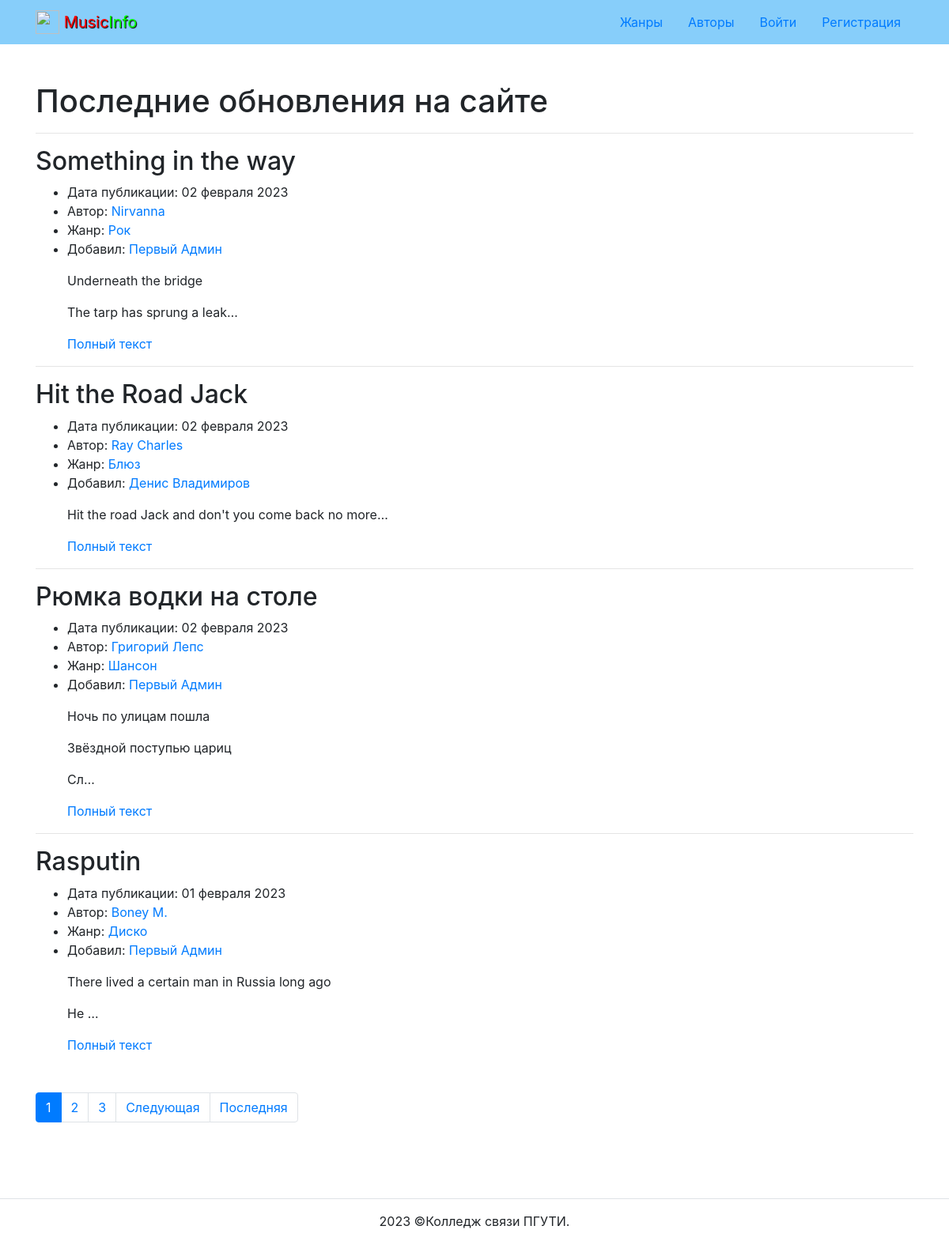
The page / on the database its author committed.
### music/models.py (models this page shows, shortened)
class Music(models.Model):
    name = models.TextField(verbose_name="название песни",)
    text = models.TextField(verbose_name="текст песни",
                            help_text='Введите текст песни')
    translation = models.TextField(verbose_name="перевод песни",
                                   help_text='Если песня не на русском языке',
                                   blank=True)
    pub_date = models.DateTimeField(auto_now_add=True,
                                    verbose_name="дата публикации")
    author_user = models.ForeignKey(
        User,
        on_delete=models.CASCADE,
        related_name='music',
        verbose_name="пользавотель")
    author = models.ForeignKey(
        Author,
        on_delete=models.CASCADE,
        related_name='music',
        verbose_name="автор песни")
    genre = models.ForeignKey(
        Genre,
        on_delete=models.CASCADE,
        related_name='music',
        verbose_name="жанр песни")
    video = EmbedVideoField(
        blank=True,
        verbose_name="видео",
        help_text='Ссылка на видео. Желательно Youtube.\
        Не все видео могут отображаться на сайте, из-за авторских прав')
    class Meta:
        ordering = ['-pub_date']

class Author(models.Model):
    name = models.TextField()
    def __str__(self) -> str:
        return self.name

class Genre(models.Model):
    name = models.CharField(max_length=2, choices=GENRE_CHOICES, default="О")
    def __str__(self) -> str:
        return self.get_name_display()

### music/views.py (the view)
# urls.py: path('', views.index, name='index'),
def index(request):
    title = 'Последние обновления на сайте'
    music_list = Music.objects.all()
    page_obj = pages(request, music_list, music_numb)
    context = {
        'title': title,
        'page_obj': page_obj,
    }
    return render(request, 'music/index.html', context)

### core/context_processors/year.py (called while the page is built)
def year(request):
    return {
        'year': timezone.now().year
    }

### music/utils.py (called while the page is built)
def pages(request, music_list, music_numb):
    paginator = Paginator(music_list, music_numb)
    page_number = request.GET.get('page')
    page_obj = paginator.get_page(page_number)
    return page_obj

### templatetags/my_tags.py (called while the page is built)
@register.filter(name='split')
def split(value):
    return value.split('\r\n')

### templates/music/index.html (shortened to what this page needs)
{% extends 'base.html' %}
{% block content %}
  <div class="container py-5">
    <h1> {{ title }} </h1>
    <hr>
      {% for music in page_obj %}
        {% include 'music/includes/music_list.html' %}
        {% if not forloop.last %}
          <hr>
        {% endif %}
      {% endfor %}
    {% include 'includes/paginator.html' %}
  </div>
{% endblock %}

### templates/base.html (shortened to what this page needs)
{% load static %}
<!DOCTYPE html>
<html lang="ru">
  <head>
    <link rel="stylesheet" href="{% static 'css/bootstrap.min.css' %}">
  </head>
  <body>
    <header>
        {% include 'includes/header.html' %}
    </header>
    <main>
        {% block content %}{% endblock %}
    </main>
    <footer class="border-top text-center py-3">
        {% include 'includes/footer.html' %}
    </footer>
  </body>
</html>

### templates/includes/header.html
{% load static %}
{% with request.resolver_match.view_name as view_name %}
<header>
  <nav class="navbar navbar-light" style="background-color: lightskyblue">
    <div class="container">
      <a class="navbar-brand" href="{% url 'music:index' %}">
        <img src="{% static 'img/logo.png' %}" width="30" height="30" class="d-inline-block align-top" alt="">
        <span style="color:red; text-shadow: 1px 1px 1px black;" >Music</span><span style="color:lime; text-shadow: 1px 1px 1px black;">Info</span>
      </a>
      <ul class="nav nav-pills">
        <li class="nav-item">
          <a class="nav-link {% if view_name  == 'music:genres' %}active{% endif %}" href="{% url 'music:genres' %}">Жанры</a>
        </li>
        <li class="nav-item">
          <a class="nav-link {% if view_name  == 'music:authors' %}active{% endif %}" href="{% url 'music:authors' %}">Авторы</a>
        </li>
        {% if user.is_authenticated %}
        <li class="nav-item">
          <a class="nav-link {% if view_name  == 'music:create' %}active{% endif %}" href="{% url 'music:create' %}">Добавить контент</a>
        </li>
        <li class="nav-item">
          <a class="nav-link link-light {% if view_name  == 'users:password_change_form' %}active{% endif %}" href="{% url 'users:password_change_form' %}">Изменить пароль</a>
        </li>
        <li class="nav-item">
          <a class="nav-link link-light  " href="{% url 'users:logout' %}">Выйти</a>
        </li>
        <li class="nav-link">
          Пользователь: {{ user.username }}
        </li>
        {% else %}
        <li class="nav-item">
          <a class="nav-link link-light {% if view_name  == 'users:login' %}active{% endif %}" href="{% url 'users:login' %}">Войти</a>
        </li>
        <li class="nav-item">
          <a class="nav-link link-light {% if view_name  == 'users:signup' %}active{% endif %}" href="{% url 'users:signup' %}">Регистрация</a>
        </li>
        {% endif %}
      </ul>
    </div>
  </nav>
</header>
{% endwith %}

### templates/music/includes/music_list.html
{% load my_tags %}
{% with request.resolver_match.view_name as view_name %}
    <article>
        <h2> {{ music.name }} </h2>
        <ul>
            <li>
                Дата публикации: {{ music.pub_date|date:"d E Y" }}
            </li>
            {% if view_name  != 'music:author' %}
                <li>
                    Автор: <a href="{% url 'music:author' music.author.id %}">{{ music.author }}</a>
                </li>
            {% endif %}
            {% if view_name  != 'music:genre' %}
                <li>
                    Жанр: <a href="{% url 'music:genre' music.genre.id %}">{{ music.genre}}</a>
                </li>
            {% endif %}
            {% if view_name  != 'music:author_user' %}
                <li>
                    Добавил: <a href="{% url 'music:author_user' music.author_user %}">{{ music.author_user.get_full_name }} </a>
                </li>
            {% endif %}
        </ul>
        <ul>
        {% for line in music.text|truncatechars:50|split%}
            <p>{{ line }}</p>
        {% endfor %}
        <a href="{% url 'music:music_detail' music.pk %}">Полный текст </a>
        </ul>
    </article>
{% endwith %}

### templates/includes/paginator.html (shortened to what this page needs)
{% if page_obj.has_other_pages %}
<nav aria-label="Page navigation" class="my-5">
  <ul class="pagination">
    {% for i in page_obj.paginator.page_range %}
        {% if page_obj.number == i %}
          <li class="page-item active">
            <span class="page-link">{{ i }}</span>
          </li>
        {% else %}
          <li class="page-item">
            <a class="page-link" href="?page={{ i }}">{{ i }}</a>
          </li>
        {% endif %}
    {% endfor %}
    {% if page_obj.has_next %}
      <li class="page-item">
        <a class="page-link" href="?page={{ page_obj.next_page_number }}">
          Следующая
        </a>
      </li>
      <li class="page-item">
        <a class="page-link" href="?page={{ page_obj.paginator.num_pages }}">
          Последняя
        </a>
      </li>
    {% endif %}
  </ul>
</nav>
{% endif %}

### templates/includes/footer.html
<p> {{year}} ©Колледж связи ПГУТИ.</p>

### rows shown on the page
Music: name "Something in the way", pub_date "02 февраля 2023", author "Nirvanna", genre "Рок", author_user.get_full_name "Первый Админ", text "Underneath the bridge" "The tarp has sprung a leak…"
Music: name "Hit the Road Jack", pub_date "02 февраля 2023", author "Ray Charles", genre "Блюз", author_user.get_full_name "Денис Владимиров", text "Hit the road Jack and don't you come back no more…"
Music: name "Рюмка водки на столе", pub_date "02 февраля 2023", author "Григорий Лепс", genre "Шансон", author_user.get_full_name "Первый Админ", text "Ночь по улицам пошла" "Звёздной поступью цариц" "Сл…"
Music: name "Rasputin", pub_date "01 февраля 2023", author "Boney M.", genre "Диско", author_user.get_full_name "Первый Админ", text "There lived a certain man in Russia long ago" "He …"

### other values the page prints
{{ title }} "Последние обновления на сайте"
{{ i }} "1"
{{ i }} "2" "3"
